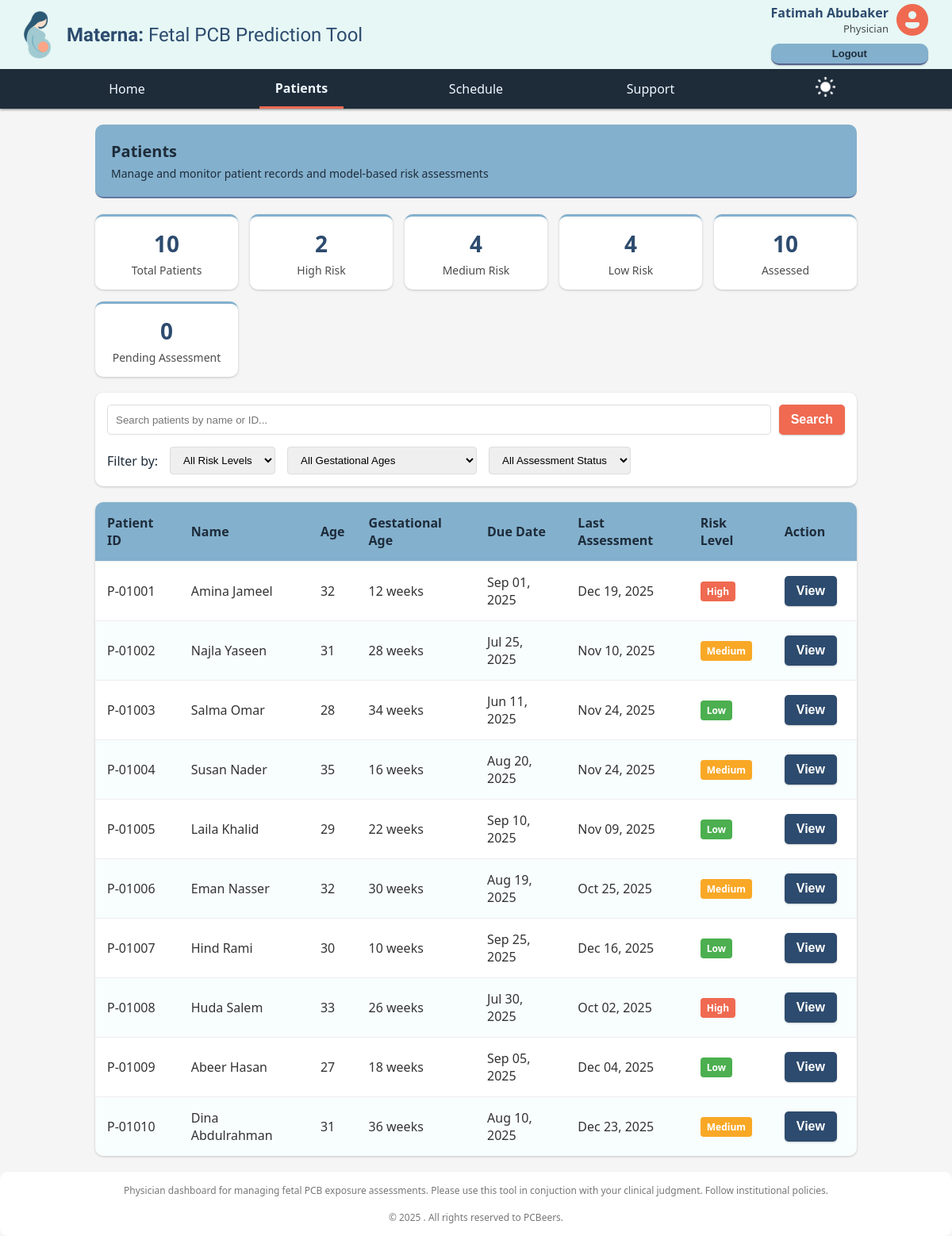
Screenshot of /patients.html (signed in) with the database file from the repository.
### models.py (models this page shows)
class Patient(SQLModel, table=True):
    id: Optional[int] = Field(default=None, primary_key=True)
    name: str
    bdate: date
    age: Optional[int] = None
    gestational_age: Optional[int] = None
    due_date: Optional[date] = None
    risk: Optional[str] = None  # e.g. 'low', 'medium', 'high'
    data_consent: bool = Field(default=False)
    is_complete: bool = Field(default=False)
    notes: Optional[str] = None
    docs: Optional[str] = None  # Could be file path or JSON metadata
    physician_id: Optional[int] = Field(default=None, foreign_key="account.id")
    physician: Optional[Account] = Relationship(back_populates="patients")
    appointments: List["Appointment"] = Relationship(back_populates="patient")
    lab_tests: List["LabTest"] = Relationship(back_populates="patient")
    model_features: List["ModelFeatures"] = Relationship(
        back_populates="patient")

### main.py (the view)
@app.get("/dashboard_analytics", response_class=HTMLResponse)
def get_page(request: Request):
    return templates.TemplateResponse("researcher/analytics_dashboard.html", {"request": request})

### templates/physician/patients.html (shortened to what this page needs)
{% extends "layouts/list_layout.html" %}

### templates/layouts/list_layout.html (shortened to what this page needs)
{% extends "layouts/main_layout.html" %}
{% block content %}
<div class="controls">
    <div>
        <div class="controls-title">{{ data.title }}</div>
        <div class="controls-subtitle">{{ data.subtitle }}</div>
    </div>
</div>
<div class="summary-banner">
    {% for item in data.summary %}
    <div class="summary-item">
        <div class="summary-number">{{ item.number }}</div>
        <div class="summary-label">{{ item.label }}</div>
    </div>
    {% endfor %}
</div>
<div class="search-filter-container">
    <div class="search-bar">
        <input type="text" class="search-input" placeholder="{{ data.search_placeholder }}">
        <button class="button-primary">Search</button>
    </div>
    <div class="filter-section">
        <span class="filter-label">Filter by:</span>
        {% for filter in data.filters %}
        <select class="filter-dropdown">
            {% for option in filter.options %}
            <option>{{ option }}</option>
            {% endfor %}
        </select>
        {% endfor %}
    </div>
</div>
<table class="data-table">
    <thead>
        <tr>
            {% for attribute in data.attributes %}
            <th>{{ attribute }}</th>
            {% endfor %}
        </tr>
    </thead>
    <tbody>
        {% for record in data.records %}
        <tr>
            {% for field in record.fields %}
            <td>{{ field }}</td>
            {% endfor %}
            <td><span class="status-badge {{ record.status_class }}">{{ record.status }}</span></td>
            <td><button value="{{ record.id }}" class="button-secondary action-btn">{{ record.action }}</button></td>
        </tr>
        {% endfor %}
    </tbody>
</table>
{% endblock %}

### static/styles/background.css (style rules this page uses)
:root { --dark-blue: #2d4b6e; --light-blue: #83b0cd; --mint: #e6f7f5; --coral: #ef6a51; --navy: #1e2c3a; --whtish: #f5f5f5; }
body { margin: 0; background-color: var(--whtish); color: rgb(51, 51, 51); font-family: 'Segoe UI', Tahoma, Geneva, Verdana, sans-serif; }
button { padding: 10px 15px; color: white; font-size: medium; font-weight: 550; border: none; border-radius: 5px; box-shadow: 0px 1px 2px rgba(0, 0, 0, 0.2); cursor: pointer; }
.button-primary { background-color: var(--coral); }
.button-secondary { background-color: var(--dark-blue); margin-right: 10px; }
.status-badge { padding: 4px 8px; font-size: 12px; }
.risk-badge, .status-badge { display: inline-block; border-radius: 4px; color: white; font-weight: bold; }
.risk-low, .status-resolved, .status-complete { background-color: #4caf50; }
.risk-medium, .status-pending, .status-update { background-color: #f9a826; }
.risk-high, .status-critical, .status-incomplete { background-color: var(--coral); }

### templates/layouts/list_layout.html (style rules this page uses)
.controls { display: flex; flex-wrap: wrap; justify-content: space-between; align-items: center; margin: 20px 0; padding: 20px; background-color: var(--light-blue); color: var(--navy); border-radius: 10px; border-bottom: 2px solid rgba(85, 98, 143, 0.7); }
.controls-title { font-size: 20px; font-weight: bold; }
.controls-subtitle { font-size: 14px; margin-top: 5px; }
.button-primary { background-color: var(--coral); }
.button-secondary { background-color: var(--dark-blue); }
.summary-banner { display: grid; grid-template-columns: repeat(auto-fit, minmax(150px, 1fr)); gap: 15px; margin-bottom: 20px; }
.summary-item { background-color: white; padding: 15px; border-radius: 10px; text-align: center; box-shadow: 0px 1px 3px rgba(0, 0, 0, 0.2); border-top: 3px solid var(--light-blue); }
.summary-number { font-size: 28px; font-weight: bold; color: var(--dark-blue); }
.summary-label { color: rgba(0, 0, 0, 0.7); font-size: 14px; margin-top: 5px; }
.search-filter-container { background-color: white; padding: 15px; border-radius: 10px; margin-bottom: 20px; box-shadow: 0px 1px 3px rgba(0, 0, 0, 0.2); }
.search-bar { display: flex; gap: 10px; margin-bottom: 15px; }
.search-input { flex: 1; padding: 10px; border: 1px solid #ddd; border-radius: 5px; }
.filter-section { display: flex; flex-wrap: wrap; gap: 15px; align-items: center; }
.filter-label { color: var(--navy); font-weight: 500; }
.filter-dropdown, .date-start, .date-end { padding: 8px 12px; border: 1px solid #ddd; border-radius: 4px; }
.data-table { width: 100%; border-collapse: collapse; background-color: white; border-radius: 10px; overflow: hidden; box-shadow: 0px 1px 3px rgba(0, 0, 0, 0.2); margin-bottom: 20px; }
.data-table thead { background-color: var(--light-blue); color: var(--navy); }
.data-table th, .data-table td { padding: 15px; text-align: left; border-bottom: 1px solid #eee; }
.data-table tr:last-child td { border-bottom: none; }
.data-table tr:nth-child(even) { background-color: rgba(230, 249, 248, 0.3); }

### rows the page displays
Patient: fields "P-01001" "32" "12 weeks" "Sep 01, 2025" "Dec 19, 2025", name "Amina Jameel", status "High", {{ record.id }} 1001 (drawn), action "View"
Patient: fields "P-01002" "31" "28 weeks" "Jul 25, 2025" "Nov 10, 2025", name "Najla Yaseen", status "Medium", {{ record.id }} 1002 (drawn), action "View"
Patient: fields "P-01003" "28" "34 weeks" "Jun 11, 2025" "Nov 24, 2025", name "Salma Omar", status "Low", {{ record.id }} 1003 (drawn), action "View"
Patient: fields "P-01004" "35" "16 weeks" "Aug 20, 2025" "Nov 24, 2025", name "Susan Nader", status "Medium", {{ record.id }} 1004 (drawn), action "View"
Patient: fields "P-01005" "29" "22 weeks" "Sep 10, 2025" "Nov 09, 2025", name "Laila Khalid", status "Low", {{ record.id }} 1005 (drawn), action "View"
Patient: fields "P-01006" "32" "30 weeks" "Aug 19, 2025" "Oct 25, 2025", name "Eman Nasser", status "Medium", {{ record.id }} 1006 (drawn), action "View"
Patient: fields "P-01007" "30" "10 weeks" "Sep 25, 2025" "Dec 16, 2025", name "Hind Rami", status "Low", {{ record.id }} 1007 (drawn), action "View"
Patient: fields "P-01008" "33" "26 weeks" "Jul 30, 2025" "Oct 02, 2025", name "Huda Salem", status "High", {{ record.id }} 1008 (drawn), action "View"
Patient: fields "P-01009" "27" "18 weeks" "Sep 05, 2025" "Dec 04, 2025", name "Abeer Hasan", status "Low", {{ record.id }} 1009 (drawn), action "View"
Patient: fields "P-01010" "31" "36 weeks" "Aug 10, 2025" "Dec 23, 2025", name "Dina Abdulrahman", status "Medium", {{ record.id }} 1010 (drawn), action "View"

### other values shown
{{ data.first_name }} "Fatimah"
{{ data.last_name }} "Abubaker"
{{ data.job }} "Physician"
{{ label }} "Home Patients Schedule Support"
{{ data.title }} "Patients"
{{ data.subtitle }} "Manage and monitor patient records and model-based risk assessments"
{{ item.number }} "10" "2" "4" "4" "10" "0"
{{ item.label }} "Total Patients" "High Risk" "Medium Risk" "Low Risk" "Assessed" "Pending Assessment"
{{ attribute }} "Patient ID" "Name" "Age" "Gestational Age" "Due Date" "Last Assessment" "Risk Level" "Action"
form field value "All Risk Levels"
form field value "All Gestational Ages"
form field value "All Assessment Status"
